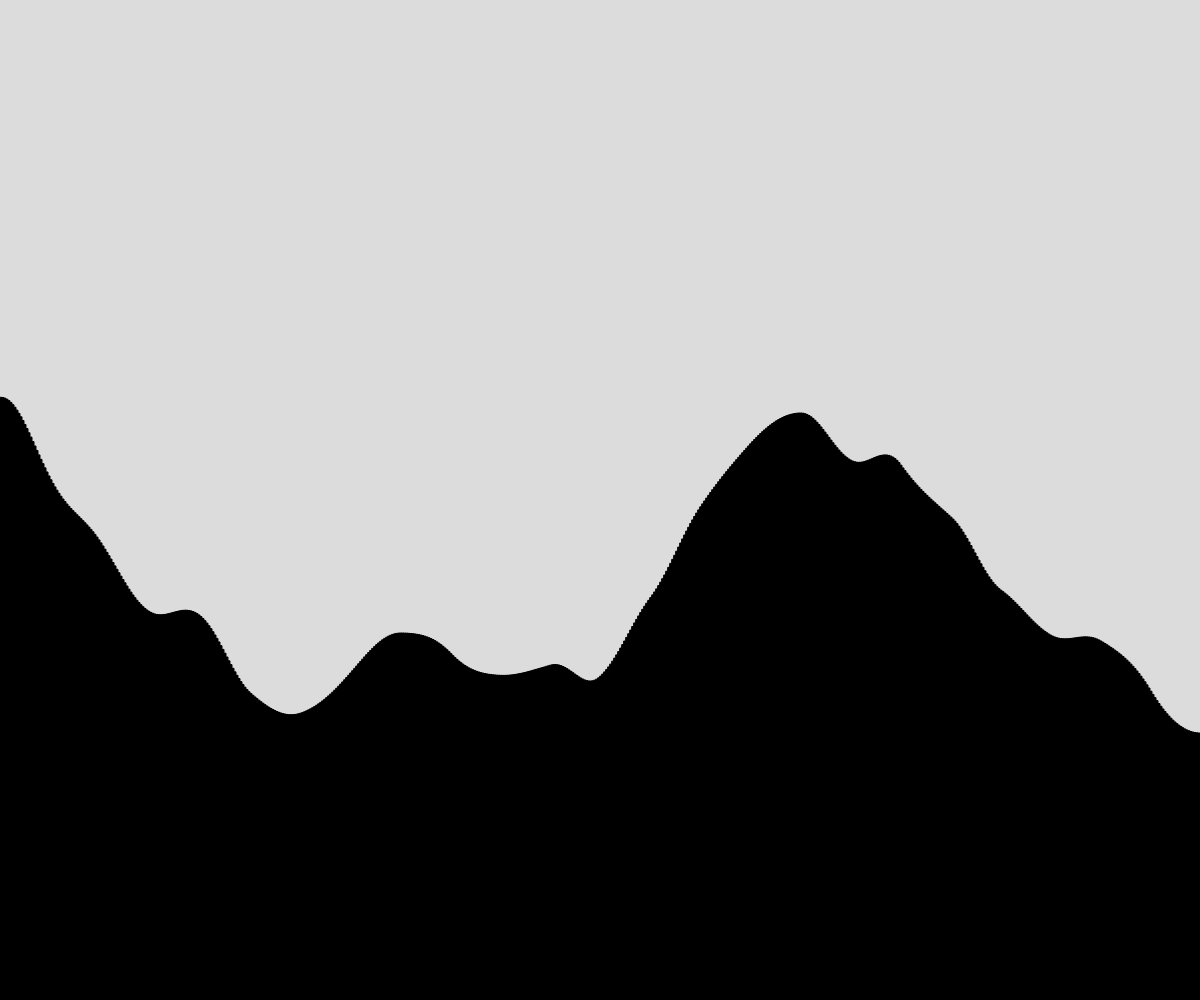
Frame 1 (no input)
Frame 60 (no input): identical to frame 1, image omitted
Frame 120 (the mouse pressed at the canvas centre since frame 60): identical to frame 1, image omitted

The p5.js sketch that drew this single still picture (run headless with seeded random() and noise() and a simulated clock; from frame 60 on, the mouse is pressed at the canvas centre):

// p5.js sketch
// ── sketch.js
// Perlin Noice Assignment(Terrain Generation)
// Tanya Bhardwaj
// 12 March 2024
//

//Global Variable
let rectWidth = 2;
let rectHeight;

function setup() {
  document.addEventListener("contextmenu", event => event.preventDefault())
  createCanvas(windowWidth, windowHeight);
  rectMode(CORNERS);
}

function terrain(){
  let time = 0;
  let x = 0;    
  let tallest = 0;
  let xTallest = 0;
  while(x < width){
    rectHeight = noise(time);
    rectHeight = map(rectHeight, 0, 1, 0, height*0.90);
    if(rectHeight > tallest){
      tallest = rectHeight;
      }
    time += 0.005;
    fill(0);
    rect(x, height , x + rectWidth, height - rectHeight);
    x += rectWidth;
  }
}

// do a rectWidth if statement for letting the program not crash
function keyPressed(){
  if(keyCode === RIGHT_ARROW){
    if(rectWidth <= 3.5){
    rectWidth = rectWidth + 0.5;
    }
  }
  else if(keyCode === LEFT_ARROW){
    if(rectWidth >= 1){
    rectWidth = rectWidth - 0.5;
    }
  }
}

function highestPoint(){

}

function draw() {
  background(220);
  terrain();
}
